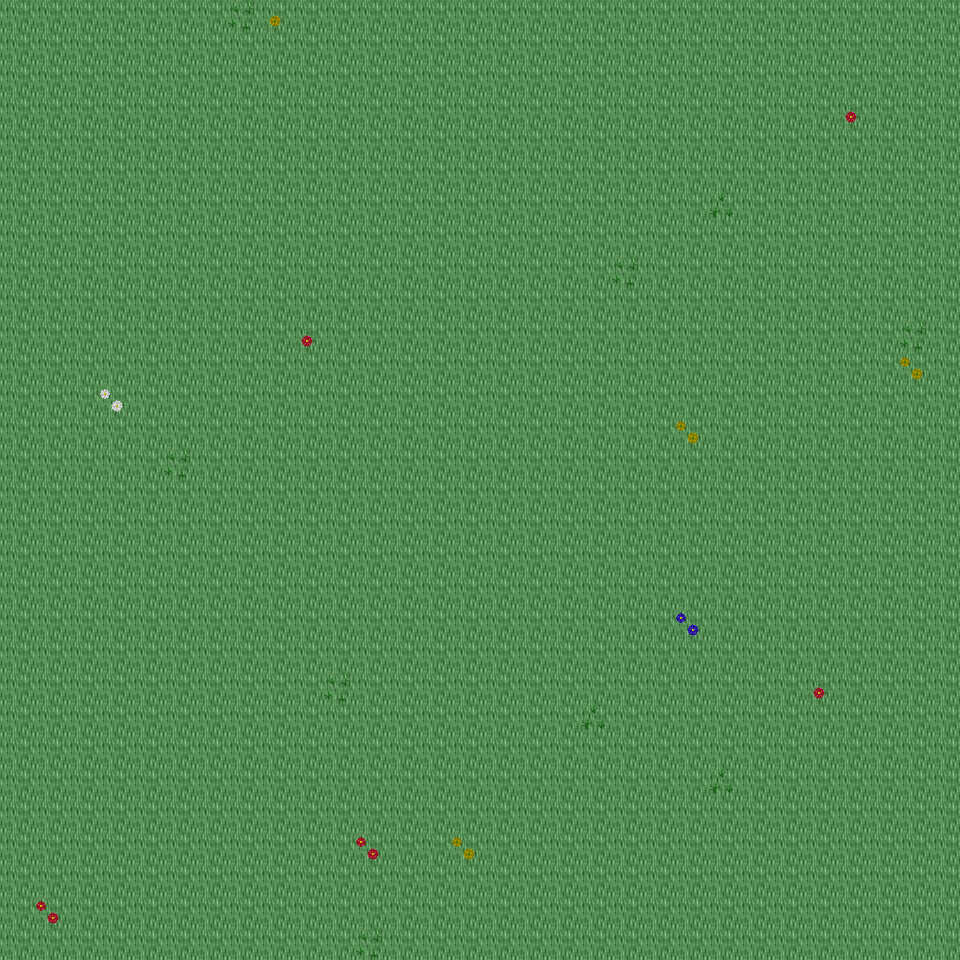

This game map was drawn from its Tiled (.tmx) file and the tilesets committed beside it. A one-line description and the trimmed map source follow:
An orthogonal 30x30 tile map with 32x32 px tiles, 6 tile layers (Ground, Object, Object2, Above, ...), 28 tilesets and 3 objects (3x mapExit).

<map version="1.0" orientation="orthogonal" renderorder="right-down" width="30" height="30" tilewidth="32" tileheight="32" nextobjectid="4">
  <tileset firstgid="1" name="tileset_ground_ground" tilewidth="32" tileheight="32" tilecount="33" columns="3">
    <image source="../drawable/tileset_ground_ground.png" width="96" height="352" />
  </tileset>
  <tileset firstgid="34" name="tileset_ground_water_pool" tilewidth="32" tileheight="32" tilecount="72" columns="3">
    <image source="../drawable/tileset_ground_water_pool.png" width="96" height="768" />
  </tileset>
  <tileset firstgid="106" name="tileset_plant_flower_daisy_red" tilewidth="32" tileheight="32" tilecount="8" columns="2">
    <image source="../drawable/tileset_plant_flower_daisy_red.png" width="64" height="128" />
  </tileset>
  <tileset firstgid="114" name="tileset_plant_flower_daisy_white" tilewidth="32" tileheight="32" tilecount="8" columns="2">
    <image source="../drawable/tileset_plant_flower_daisy_white.png" width="64" height="128" />
  </tileset>
  <tileset firstgid="122" name="tileset_plant_flower_daisy_yellow" tilewidth="32" tileheight="32" tilecount="8" columns="2">
    <image source="../drawable/tileset_plant_flower_daisy_yellow.png" width="64" height="128" />
  </tileset>
  <tileset firstgid="130" name="tileset_plant_flower_daisy_blue" tilewidth="32" tileheight="32" tilecount="8" columns="2">
    <image source="../drawable/tileset_plant_flower_daisy_blue.png" width="64" height="128" />
  </tileset>
  <tileset firstgid="138" name="tileset_plant_grasses" tilewidth="32" tileheight="32" tilecount="6" columns="3">
    <image source="../drawable/tileset_plant_grasses.png" width="96" height="64" />
  </tileset>
  <tileset firstgid="144" name="tileset_plant_tree_tree_darkgreen" tilewidth="32" tileheight="32" tilecount="88" columns="8">
    <image source="../drawable/tileset_plant_tree_tree_darkgreen.png" width="256" height="352" />
  </tileset>
  <tileset firstgid="232" name="tileset_ground_grass_edges" tilewidth="32" tileheight="32" tilecount="36" columns="12">
    <image source="../drawable/tileset_ground_grass_edges.png" width="384" height="96" />
  </tileset>
  <tileset firstgid="268" name="tileset_ground_grass_corners" tilewidth="32" tileheight="32" tilecount="24" columns="6">
    <image source="../drawable/tileset_ground_grass_corners.png" width="192" height="128" />
  </tileset>
  <tileset firstgid="292" name="tileset_furniture_table_long_side_on_pale" tilewidth="32" tileheight="32" tilecount="3" columns="3">
    <image source="../drawable/tileset_furniture_table_long_side_on_pale.png" width="96" height="32" />
  </tileset>
  <tileset firstgid="295" name="tileset_plant_stump_stump_brown" tilewidth="32" tileheight="32" tilecount="4" columns="2">
    <image source="../drawable/tileset_plant_stump_stump_brown.png" width="64" height="64" />
  </tileset>
  <tileset firstgid="299" name="tileset_item_sign_large" tilewidth="32" tileheight="32" tilecount="15" columns="5">
    <image source="../drawable/tileset_item_sign_large.png" width="160" height="96" />
  </tileset>
  <tileset firstgid="314" name="tileset_plant_stump_small_stump" tilewidth="32" tileheight="32" tilecount="4" columns="2">
    <image source="../drawable/tileset_plant_stump_small_stump.png" width="64" height="64" />
  </tileset>
  <tileset firstgid="318" name="tileset_building_wall_bricked_edges" tilewidth="32" tileheight="32" tilecount="25" columns="5">
    <image source="../drawable/tileset_building_wall_bricked_edges.png" width="160" height="160" />
  </tileset>
  <tileset firstgid="343" name="tileset_logic_creature_orc" tilewidth="32" tileheight="32" tilecount="6" columns="6">
    <image source="../drawable/tileset_logic_creature_orc.png" width="192" height="32" />
  </tileset>
  <tileset firstgid="349" name="tileset_logic_creature_animal" tilewidth="32" tileheight="32" tilecount="32" columns="8">
    <image source="../drawable/tileset_logic_creature_animal.png" width="256" height="128" />
  </tileset>
  <tileset firstgid="381" name="tileset_logic_item_resources" tilewidth="32" tileheight="32" tilecount="6" columns="6">
    <image source="../drawable/tileset_logic_item_resources.png" width="192" height="32" />
  </tileset>
  <tileset firstgid="387" name="tileset_logic_creature_golem" tilewidth="32" tileheight="32" tilecount="4" columns="4">
    <image source="../drawable/tileset_logic_creature_golem.png" width="128" height="32" />
  </tileset>
  <tileset firstgid="391" name="tileset_logic_collision" tilewidth="32" tileheight="32" tilecount="1" columns="1">
    <image source="../drawable/tileset_logic_collision.png" width="32" height="32" />
  </tileset>
  <tileset firstgid="392" name="tileset_object_boat" tilewidth="32" tileheight="32" tilecount="42" columns="6">
    <image source="../drawable/tileset_object_boat.png" width="192" height="224" />
  </tileset>
  <tileset firstgid="434" name="tileset_furniture_table_long_front_on_pale" tilewidth="32" tileheight="32" tilecount="3" columns="1">
    <image source="../drawable/tileset_furniture_table_long_front_on_pale.png" width="32" height="96" />
  </tileset>
  <tileset firstgid="437" name="tileset_ground_green_paving" tilewidth="32" tileheight="32" tilecount="18" columns="3">
    <image source="../drawable/tileset_ground_green_paving.png" width="96" height="192" />
  </tileset>
  <tileset firstgid="455" name="tileset_logic_protection" tilewidth="32" tileheight="32" tilecount="2" columns="2">
    <image source="../drawable/tileset_logic_protection.png" width="64" height="32" />
  </tileset>
  <tileset firstgid="457" name="tileset_furniture_bed_double_peach" tilewidth="32" tileheight="32" tilecount="8" columns="2">
    <image source="../drawable/tileset_furniture_bed_double_peach.png" width="64" height="128" />
  </tileset>
  <tileset firstgid="465" name="tileset_furniture_bed_double_red" tilewidth="32" tileheight="32" tilecount="8" columns="2">
    <image source="../drawable/tileset_furniture_bed_double_red.png" width="64" height="128" />
  </tileset>
  <tileset firstgid="473" name="tileset_logic_creature_undead_skeleton" tilewidth="32" tileheight="32" tilecount="6" columns="6">
    <image source="../drawable/tileset_logic_creature_undead_skeleton.png" width="192" height="32" />
  </tileset>
  <tileset firstgid="479" name="tileset_logic_creature_undead_specter" tilewidth="32" tileheight="32" tilecount="6" columns="6">
    <image source="../drawable/tileset_logic_creature_undead_specter.png" width="192" height="32" />
  </tileset>
  <layer name="Ground" width="30" height="30">
    <data>[900 cells, 900 non-empty, 1 distinct tile ids]</data>
  </layer>
  <layer name="Object" width="30" height="30">
    <data>[900 cells, 23 non-empty, 9 distinct tile ids]</data>
  </layer>
  <layer name="Object2" width="30" height="30">
    <data>[900 cells, 0 non-empty, 0 distinct tile ids]</data>
  </layer>
  <layer name="Above" width="30" height="30">
    <data>[900 cells, 0 non-empty, 0 distinct tile ids]</data>
  </layer>
  <layer name="Above2" width="30" height="30">
    <data>[900 cells, 0 non-empty, 0 distinct tile ids]</data>
  </layer>
  <layer name="Walkable" width="30" height="30">
    <data>[900 cells, 0 non-empty, 0 distinct tile ids]</data>
  </layer>
  <objectgroup name="MapEvents">
    <object id="1" name="north" type="mapExit" x="0" y="0" width="960" height="32">
      <properties>
        <property name="map" value="level_0_x204_y78" />
        <property name="x" value="0" />
        <property name="y" value="28" />
      </properties>
    </object>
    <object id="2" name="south" type="mapExit" x="0" y="928" width="960" height="32">
      <properties>
        <property name="map" value="level_0_x204_y80" />
        <property name="x" value="0" />
        <property name="y" value="1" />
      </properties>
    </object>
    </objectgroup>
</map>
<!-- 1 of 3 objects omitted -->
